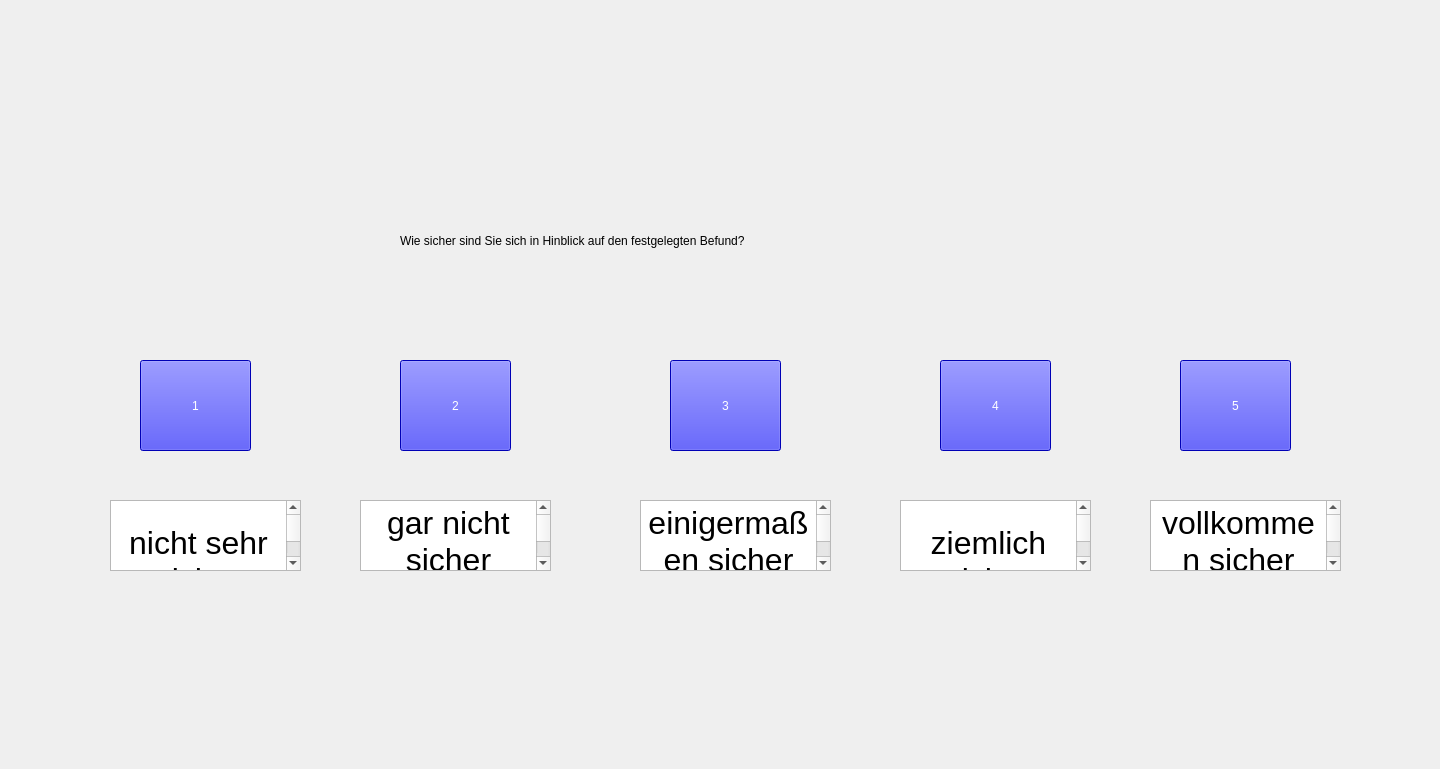
<?xml version="1.0" encoding="UTF-8"?>
<ui version="4.0">
 <class>Form</class>
 <widget class="QWidget" name="Form">
  <property name="geometry">
   <rect>
    <x>0</x>
    <y>0</y>
    <width>1440</width>
    <height>769</height>
   </rect>
  </property>
  <property name="windowTitle">
   <string>Form</string>
  </property>
  <widget class="QLabel" name="label">
   <property name="geometry">
    <rect>
     <x>400</x>
     <y>190</y>
     <width>701</width>
     <height>101</height>
    </rect>
   </property>
   <property name="styleSheet">
    <string notr="true">font: 24pt &quot;.AppleSystemUIFont&quot;;
</string>
   </property>
   <property name="text">
    <string>Wie sicher sind Sie sich in Hinblick auf den festgelegten Befund?</string>
   </property>
  </widget>
  <widget class="QPushButton" name="pushButton">
   <property name="geometry">
    <rect>
     <x>140</x>
     <y>360</y>
     <width>111</width>
     <height>91</height>
    </rect>
   </property>
   <property name="styleSheet">
    <string notr="true">font: 36pt &quot;.AppleSystemUIFont&quot;; background-color:blue;color:white;</string>
   </property>
   <property name="text">
    <string>1</string>
   </property>
  </widget>
  <widget class="QPushButton" name="pushButton_2">
   <property name="geometry">
    <rect>
     <x>400</x>
     <y>360</y>
     <width>111</width>
     <height>91</height>
    </rect>
   </property>
   <property name="styleSheet">
    <string notr="true">font: 36pt &quot;.AppleSystemUIFont&quot;; background-color:blue;color:white;</string>
   </property>
   <property name="text">
    <string>2</string>
   </property>
  </widget>
  <widget class="QPushButton" name="pushButton_4">
   <property name="geometry">
    <rect>
     <x>940</x>
     <y>360</y>
     <width>111</width>
     <height>91</height>
    </rect>
   </property>
   <property name="styleSheet">
    <string notr="true">font: 36pt &quot;.AppleSystemUIFont&quot;; background-color:blue;color:white;</string>
   </property>
   <property name="text">
    <string>4</string>
   </property>
  </widget>
  <widget class="QPushButton" name="pushButton_3">
   <property name="geometry">
    <rect>
     <x>670</x>
     <y>360</y>
     <width>111</width>
     <height>91</height>
    </rect>
   </property>
   <property name="styleSheet">
    <string notr="true">font: 36pt &quot;.AppleSystemUIFont&quot;; background-color:blue;color:white;</string>
   </property>
   <property name="text">
    <string>3</string>
   </property>
  </widget>
  <widget class="QPushButton" name="pushButton_5">
   <property name="geometry">
    <rect>
     <x>1180</x>
     <y>360</y>
     <width>111</width>
     <height>91</height>
    </rect>
   </property>
   <property name="styleSheet">
    <string notr="true">font: 36pt &quot;.AppleSystemUIFont&quot;; background-color:blue;color:white;</string>
   </property>
   <property name="text">
    <string>5</string>
   </property>
  </widget>
  <widget class="QTextBrowser" name="textBrowser_1">
   <property name="geometry">
    <rect>
     <x>360</x>
     <y>500</y>
     <width>191</width>
     <height>71</height>
    </rect>
   </property>
   <property name="html">
    <string>&lt;!DOCTYPE HTML PUBLIC &quot;-//W3C//DTD HTML 4.0//EN&quot; &quot;http://www.w3.org/TR/REC-html40/strict.dtd&quot;&gt;
&lt;html&gt;&lt;head&gt;&lt;meta name=&quot;qrichtext&quot; content=&quot;1&quot; /&gt;&lt;style type=&quot;text/css&quot;&gt;
p, li { white-space: pre-wrap; }
&lt;/style&gt;&lt;/head&gt;&lt;body style=&quot; font-family:'.AppleSystemUIFont'; font-size:13pt; font-weight:400; font-style:normal;&quot;&gt;
&lt;p align=&quot;center&quot; style=&quot; margin-top:0px; margin-bottom:0px; margin-left:0px; margin-right:0px; -qt-block-indent:0; text-indent:0px;&quot;&gt;&lt;span style=&quot; font-size:24pt;&quot;&gt;gar nicht&lt;/span&gt;&lt;/p&gt;
&lt;p align=&quot;center&quot; style=&quot; margin-top:0px; margin-bottom:0px; margin-left:0px; margin-right:0px; -qt-block-indent:0; text-indent:0px;&quot;&gt;&lt;span style=&quot; font-size:24pt;&quot;&gt;sicher&lt;/span&gt;&lt;/p&gt;
&lt;p align=&quot;center&quot; style=&quot;-qt-paragraph-type:empty; margin-top:0px; margin-bottom:0px; margin-left:0px; margin-right:0px; -qt-block-indent:0; text-indent:0px; font-size:24pt;&quot;&gt;&lt;br /&gt;&lt;/p&gt;&lt;/body&gt;&lt;/html&gt;</string>
   </property>
  </widget>
  <widget class="QTextBrowser" name="textBrowser_2">
   <property name="geometry">
    <rect>
     <x>110</x>
     <y>500</y>
     <width>191</width>
     <height>71</height>
    </rect>
   </property>
   <property name="html">
    <string>&lt;!DOCTYPE HTML PUBLIC &quot;-//W3C//DTD HTML 4.0//EN&quot; &quot;http://www.w3.org/TR/REC-html40/strict.dtd&quot;&gt;
&lt;html&gt;&lt;head&gt;&lt;meta name=&quot;qrichtext&quot; content=&quot;1&quot; /&gt;&lt;style type=&quot;text/css&quot;&gt;
p, li { white-space: pre-wrap; }
&lt;/style&gt;&lt;/head&gt;&lt;body style=&quot; font-family:'.AppleSystemUIFont'; font-size:13pt; font-weight:400; font-style:normal;&quot;&gt;
&lt;p align=&quot;center&quot; style=&quot;-qt-paragraph-type:empty; margin-top:0px; margin-bottom:0px; margin-left:0px; margin-right:0px; -qt-block-indent:0; text-indent:0px;&quot;&gt;&lt;br /&gt;&lt;/p&gt;
&lt;p align=&quot;center&quot; style=&quot; margin-top:0px; margin-bottom:0px; margin-left:0px; margin-right:0px; -qt-block-indent:0; text-indent:0px;&quot;&gt;&lt;span style=&quot; font-size:24pt;&quot;&gt;nicht sehr sicher&lt;/span&gt;&lt;/p&gt;
&lt;p align=&quot;center&quot; style=&quot;-qt-paragraph-type:empty; margin-top:0px; margin-bottom:0px; margin-left:0px; margin-right:0px; -qt-block-indent:0; text-indent:0px; font-size:24pt;&quot;&gt;&lt;br /&gt;&lt;/p&gt;&lt;/body&gt;&lt;/html&gt;</string>
   </property>
  </widget>
  <widget class="QTextBrowser" name="textBrowser_3">
   <property name="geometry">
    <rect>
     <x>640</x>
     <y>500</y>
     <width>191</width>
     <height>71</height>
    </rect>
   </property>
   <property name="html">
    <string>&lt;!DOCTYPE HTML PUBLIC &quot;-//W3C//DTD HTML 4.0//EN&quot; &quot;http://www.w3.org/TR/REC-html40/strict.dtd&quot;&gt;
&lt;html&gt;&lt;head&gt;&lt;meta name=&quot;qrichtext&quot; content=&quot;1&quot; /&gt;&lt;style type=&quot;text/css&quot;&gt;
p, li { white-space: pre-wrap; }
&lt;/style&gt;&lt;/head&gt;&lt;body style=&quot; font-family:'.AppleSystemUIFont'; font-size:13pt; font-weight:400; font-style:normal;&quot;&gt;
&lt;p align=&quot;center&quot; style=&quot; margin-top:0px; margin-bottom:0px; margin-left:0px; margin-right:0px; -qt-block-indent:0; text-indent:0px;&quot;&gt;&lt;span style=&quot; font-size:24pt;&quot;&gt;einigermaßen sicher&lt;/span&gt;&lt;/p&gt;
&lt;p align=&quot;center&quot; style=&quot;-qt-paragraph-type:empty; margin-top:0px; margin-bottom:0px; margin-left:0px; margin-right:0px; -qt-block-indent:0; text-indent:0px; font-size:24pt;&quot;&gt;&lt;br /&gt;&lt;/p&gt;&lt;/body&gt;&lt;/html&gt;</string>
   </property>
  </widget>
  <widget class="QTextBrowser" name="textBrowser_4">
   <property name="geometry">
    <rect>
     <x>900</x>
     <y>500</y>
     <width>191</width>
     <height>71</height>
    </rect>
   </property>
   <property name="html">
    <string>&lt;!DOCTYPE HTML PUBLIC &quot;-//W3C//DTD HTML 4.0//EN&quot; &quot;http://www.w3.org/TR/REC-html40/strict.dtd&quot;&gt;
&lt;html&gt;&lt;head&gt;&lt;meta name=&quot;qrichtext&quot; content=&quot;1&quot; /&gt;&lt;style type=&quot;text/css&quot;&gt;
p, li { white-space: pre-wrap; }
&lt;/style&gt;&lt;/head&gt;&lt;body style=&quot; font-family:'.AppleSystemUIFont'; font-size:13pt; font-weight:400; font-style:normal;&quot;&gt;
&lt;p align=&quot;center&quot; style=&quot;-qt-paragraph-type:empty; margin-top:0px; margin-bottom:0px; margin-left:0px; margin-right:0px; -qt-block-indent:0; text-indent:0px;&quot;&gt;&lt;br /&gt;&lt;/p&gt;
&lt;p align=&quot;center&quot; style=&quot; margin-top:0px; margin-bottom:0px; margin-left:0px; margin-right:0px; -qt-block-indent:0; text-indent:0px;&quot;&gt;&lt;span style=&quot; font-size:24pt;&quot;&gt;ziemlich sicher&lt;/span&gt;&lt;/p&gt;
&lt;p align=&quot;center&quot; style=&quot;-qt-paragraph-type:empty; margin-top:0px; margin-bottom:0px; margin-left:0px; margin-right:0px; -qt-block-indent:0; text-indent:0px; font-size:24pt;&quot;&gt;&lt;br /&gt;&lt;/p&gt;&lt;/body&gt;&lt;/html&gt;</string>
   </property>
  </widget>
  <widget class="QTextBrowser" name="textBrowser_5">
   <property name="geometry">
    <rect>
     <x>1150</x>
     <y>500</y>
     <width>191</width>
     <height>71</height>
    </rect>
   </property>
   <property name="html">
    <string>&lt;!DOCTYPE HTML PUBLIC &quot;-//W3C//DTD HTML 4.0//EN&quot; &quot;http://www.w3.org/TR/REC-html40/strict.dtd&quot;&gt;
&lt;html&gt;&lt;head&gt;&lt;meta name=&quot;qrichtext&quot; content=&quot;1&quot; /&gt;&lt;style type=&quot;text/css&quot;&gt;
p, li { white-space: pre-wrap; }
&lt;/style&gt;&lt;/head&gt;&lt;body style=&quot; font-family:'.AppleSystemUIFont'; font-size:13pt; font-weight:400; font-style:normal;&quot;&gt;
&lt;p align=&quot;center&quot; style=&quot; margin-top:0px; margin-bottom:0px; margin-left:0px; margin-right:0px; -qt-block-indent:0; text-indent:0px;&quot;&gt;&lt;span style=&quot; font-size:24pt;&quot;&gt;vollkommen sicher&lt;/span&gt;&lt;/p&gt;
&lt;p align=&quot;center&quot; style=&quot;-qt-paragraph-type:empty; margin-top:0px; margin-bottom:0px; margin-left:0px; margin-right:0px; -qt-block-indent:0; text-indent:0px; font-size:24pt;&quot;&gt;&lt;br /&gt;&lt;/p&gt;&lt;/body&gt;&lt;/html&gt;</string>
   </property>
  </widget>
 </widget>
 <resources/>
 <connections/>
</ui>
